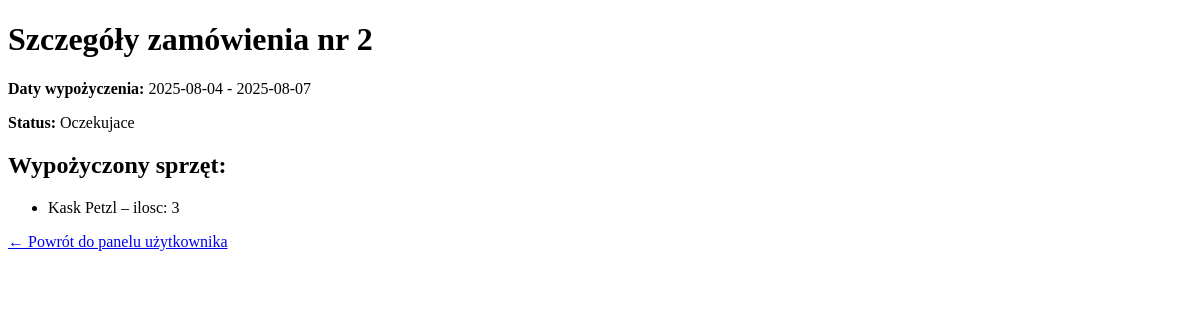
Page /my_rentals/2/ (signed in) on the earlier database version.
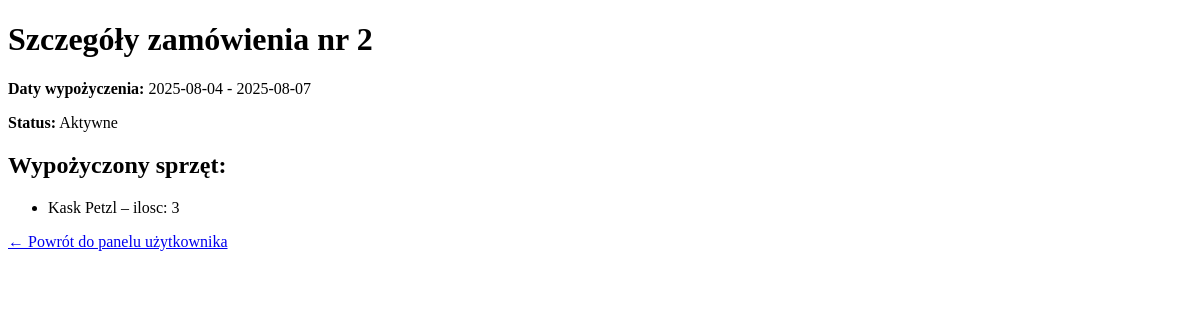
Same page on the later database version.
### rentals/models.py (models this page shows, shortened)
class Rental(models.Model):
    STATUS_CHOICES = [
        ('pending', 'Oczekujace'),
        ('active', 'Aktywne'),
        ('finished', 'Zakonczone'),
    ]
    user = models.ForeignKey(settings.AUTH_USER_MODEL, on_delete=models.CASCADE)
    start_date = models.DateField()
    end_date = models.DateField()
    created_at = models.DateTimeField(auto_now_add=True)
    status = models.CharField(max_length=10, choices=STATUS_CHOICES, default='pending')

### rentals/views.py (the view)
# urls.py: path('my_rentals/<int:rental_id>/', views.rental_detail, name='rental_detail'),
@login_required
def rental_detail(request, rental_id):
    rental = get_object_or_404(Rental, pk=rental_id, user=request.user)
    items = rental.items.all()
    context = {
        'rental': rental,
        'items': items,
    }
    return render(request, 'rentals/rental_detail.html', context)

### rentals/context_processors.py (called while the page is built)
def cart_count(request):
    count = 0
    if request.user.is_authenticated:
        cart = Cart.objects.filter(user=request.user, is_active=True).first()
        if cart:
            count = CartItem.objects.filter(cart=cart).count()
    return {'cart_count': count}

### rentals/templates/rentals/rental_detail.html (shortened to what this page needs)
<!DOCTYPE html>
<html>
<head>
</head>
<body>
    <h1>Szczegóły zamówienia nr {{ rental.id }}</h1>
    <p><strong>Daty wypożyczenia:</strong> {{ rental.start_date|date:"Y-m-d" }} - {{ rental.end_date|date:"Y-m-d" }}</p>
    <p><strong>Status:</strong> {{ rental.get_status_display }}</p>
    <h2>Wypożyczony sprzęt:</h2>
    <ul>
        {% for item in items %}
            <li>
                {{ item.equipment.name }} – ilosc: {{ item.quantity }}
            </li>
        {% empty %}
            <li>Brak sprzętu w tym zamówieniu.</li>
        {% endfor %}
    </ul>
    <a href="{% url 'user_panel' %}">← Powrót do panelu użytkownika</a>
</body>
</html>

Differences in the rows shown:
changed Rental id 2: status "Oczekujace" → "Aktywne"
